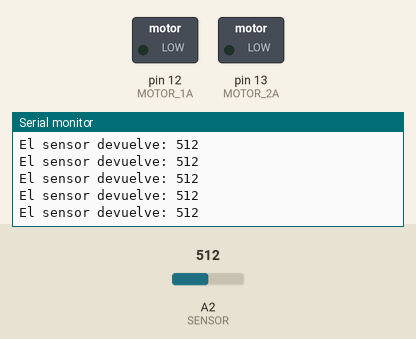
Simulated run of this sketch. Board: Arduino Uno, built with avr-gcc and run on an emulated ATmega328P. Parts: switched loads named in the sketch (green lamp = pin HIGH), the last lines printed to the serial monitor. Inputs (shaded band) come from the test bench; at power-on: A2 (SENSOR) = 512.

Above: at 1.2 s.
1.3 s: A2 (SENSOR) set to 105
At 2.3 s:
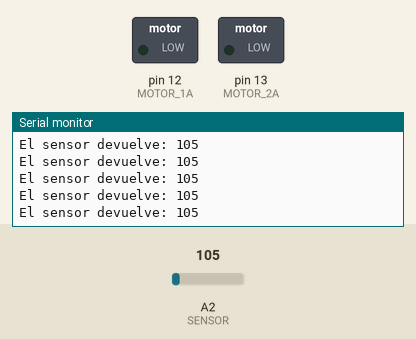
4.3 s: A2 (SENSOR) set to 94
At 5.1 s:
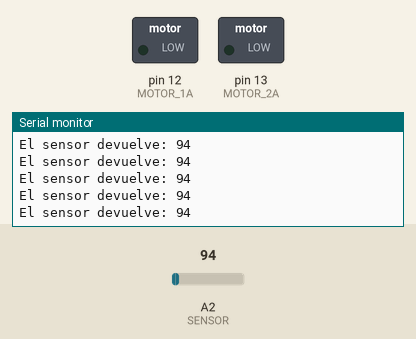
Timing chart, 0 to 7.3 s (numbered marks = the images above; inputs shaded):
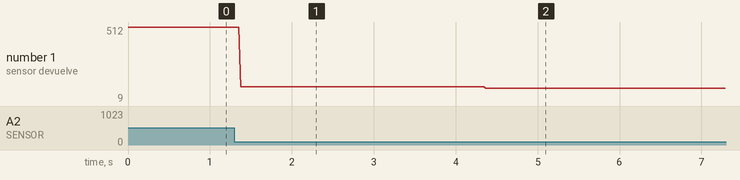

The sketch:

persiana.ino
```cpp
/*
  Automatización de una persiana
  Usando una LDR
  Miércoles 28 de octubre de 2020

  Lucas Martín Treser - Automatismos Mar del Plata
  https://www.automatismos-mdq.com.ar/

  Simulación disponible en:
  https://www.tinkercad.com/things/6YaaRrzYX9G

*/

const int SENSOR = A2;
const int CARRERA_INFERIOR = 2;
const int CARRERA_SUPERIOR = 3;
const int MOTOR_1A = 12;
const int MOTOR_2A = 13;
const int MOTOR_EN = 11;

void setup() {

  pinMode(CARRERA_INFERIOR, INPUT);
  pinMode(CARRERA_SUPERIOR, INPUT);
  pinMode(MOTOR_1A, OUTPUT);
  pinMode(MOTOR_2A, OUTPUT);
  Serial.begin(9600);

}


void loop() {

  int luz = analogRead(SENSOR);
  Serial.print("El sensor devuelve: ");
  Serial.println(luz);

}
```

Measured:
- after the input at 1.3 s, the serial monitor: prints a new line after 0.08 s (image 1)
- after the input at 4.3 s, the serial monitor: prints a new line after 0.07 s (image 2)
- plotted number 1: 512 → 105 after the input at 1.3 s, 105 → 9 after the input at 4.3 s
